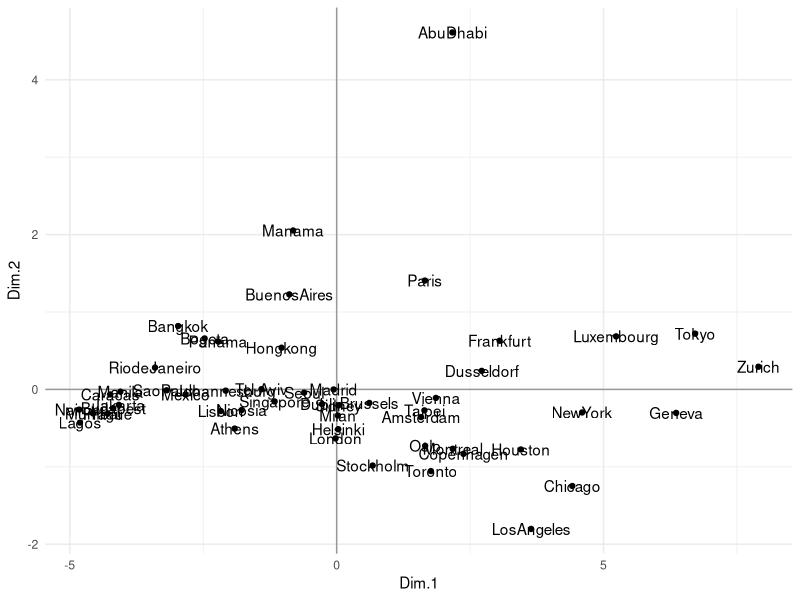
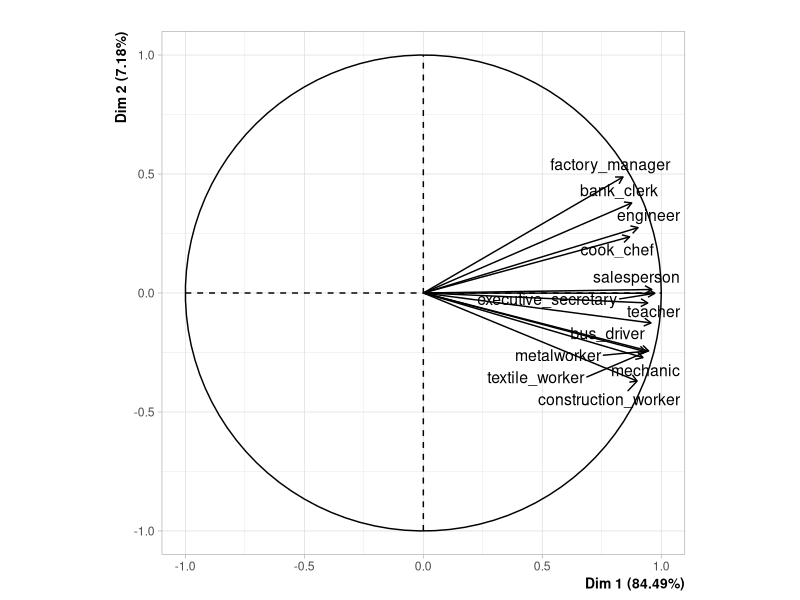
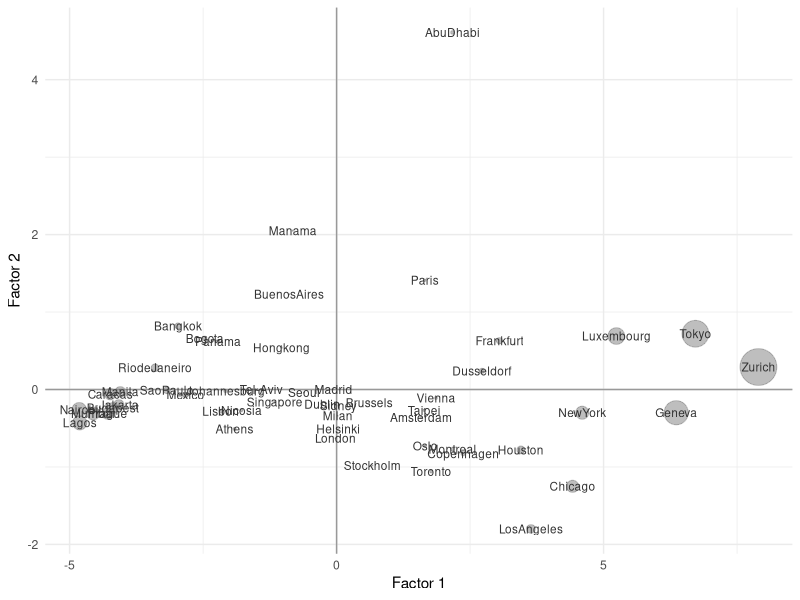
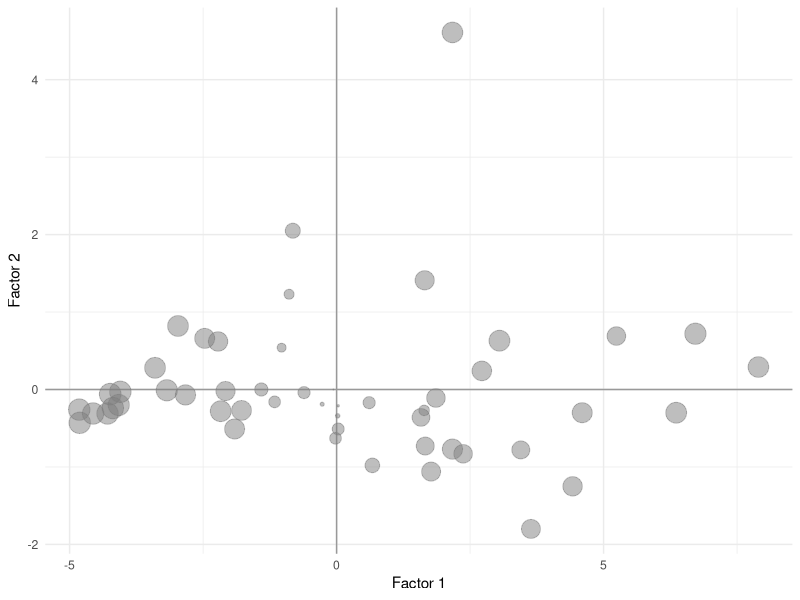

Write the R code that produced these figures, in order.
# PCA of dataset cities94.csv
# Results for sections 2.1 and 2.2

# packages
library(FactoMineR)
library(ggplot2)

# working directory is the top-level directory
cities <- read.csv('data/cities94.csv', stringsAsFactors = FALSE)

# names of active variables
active <- c(
  "teacher", "bus_driver", "mechanic", "construction_worker",
  "metalworker", "cook_chef", "factory_manager", "engineer",
  "bank_clerk", "executive_secretary", "salesperson", "textile_worker")

# removing missing values
dat <- na.omit(cities[ ,c('city', active)])


# table 1.4: summary statistics
summary(dat)

active_vars_statistics <- cbind.data.frame(
  #variable = active,
  weight = nrow(dat),
  mean = colMeans(dat[ ,-1]),
  stdev = apply(dat[ ,-1], 2, sd),
  min = apply(dat[ ,-1], 2, min),
  max = apply(dat[, -1], 2, max)
)
active_vars_statistics


# PCA
pca <- PCA(dat[ ,active], graph = FALSE)
save(pca, file = "data/pca1.RData")


# eigenvalues (table 2.1)
eigs <- data.frame(
  num = 1:nrow(pca$eig),
  eigenvalues = round(pca$eig[,1], 4),
  percentage = round(pca$eig[,2], 2),
  cumulative = round(pca$eig[,3], 2)
)
rownames(eigs) = 1:nrow(eigs)
write.csv(eigs, file = 'data/eigenvalues.csv')


# first factorial plane
pca_ind <- as.data.frame(pca$ind$coord)
pca_ind$city <- dat$city
head(pca_ind)


# figure 1.9 (first factorial plane)
fig_1_9 <- ggplot(data = pca_ind, aes(x = Dim.1, y = Dim.2)) + 
  geom_vline(xintercept = 0, color = 'gray60') +
  geom_hline(yintercept = 0, color = 'gray60') +
  geom_point() + 
  geom_text(aes(label = city)) +
  theme_minimal()

ggsave(filename = 'images/figure-1-9.png', plot = fig_1_9, 
       width = 7, height = 5)


# figure 1.11 (circle of correlations)
png("../images/figure-1-11.png", 
    height = 1000, width = 1000, res = 200)
plot(pca, choix = 'var', las = 1, title = '')
dev.off()



# table 2.2: results for individuals
n <- nrow(dat)
dat_scaled <- sqrt(n/(n-1)) * scale(dat[,-1])

pca_inds <- data.frame(
  city = dat$city,
  wgt = round(100/nrow(dat), 2),
  disto = round(apply(dat_scaled, 1, function(x) sum(x^2)), 2),
  coord1 = round(pca$ind$coord[,1], 2),
  coord2 = round(pca$ind$coord[,2], 2),
  contr1 = round(pca$ind$contrib[,1], 2),
  contr2 = round(pca$ind$contrib[,2], 2),
  cosqr1 = round(pca$ind$cos2[,1], 2),
  cosqr2 = round(pca$ind$cos2[,2], 2)
)

save(pca_inds, file = 'data/table-2-2.RData')


# figure 2.3 (factorial plane, size of cities with contributions)
fig_2_3 <- ggplot(data = pca_inds, aes(x = coord1, y = coord2)) + 
  geom_vline(xintercept = 0, color = 'gray60') +
  geom_hline(yintercept = 0, color = 'gray60') +
  geom_point(size = pca_inds$contr1, color = 'gray50', alpha = 0.5) +   
  geom_text(aes(label = city), size = 3, color = 'gray20') +
  xlab('Factor 1') +
  ylab('Factor 2') +
  theme_minimal()

ggsave(filename = 'images/figure-2-3.png', plot = fig_2_3, 
       width = 7, height = 5)


# figure 2.5 (factorial plane, squared cosines)
fig_2_5 <- ggplot(data = pca_inds, aes(x = coord1, y = coord2)) + 
  geom_vline(xintercept = 0, color = 'gray60') +
  geom_hline(yintercept = 0, color = 'gray60') +
  geom_point(size = 7*rowSums(pca_inds[ ,c('cosqr1', 'cosqr2')]), 
             color = 'gray50', alpha = 0.5) +   
 # geom_text(aes(label = city), size = 3, color = 'gray20') +
  xlab('Factor 1') +
  ylab('Factor 2') +
  theme_minimal()

ggsave(filename = 'images/figure-2-5.png', plot = fig_2_5, 
       width = 7, height = 5)


# table 2.3: results for variables
pca_vars <- data.frame(
  coord1 = round(pca$var$coord[,1], 2),
  coord2 = round(pca$var$coord[,2], 2),
  coord3 = round(pca$var$coord[,3], 2),
  cor1 = round(pca$var$cor[,1], 2),
  cor2 = round(pca$var$cor[,2], 2),
  cor3 = round(pca$var$cor[,3], 2)
)

save(pca_vars, file = 'data/table-2-3.RData')


# table 2.4: correlations of all variables
var_labels <- c(
  'tea', 'bus', 'mec', 'con', 'met', 'coo', 'dep',
  'eng', 'ban', 'exe', 'sal', 'tex'
)

aux <- order(pca$var$cor[ ,1], decreasing = TRUE)
var_corrs <- round(cor(dat[, active])[aux, aux], 2)
var_corrs[upper.tri(var_corrs, diag = TRUE)] <- NA
rownames(var_corrs) <- var_labels[aux]
colnames(var_corrs) <- var_labels[aux]

save(var_corrs, file = 'data/table-2-4.RData')
